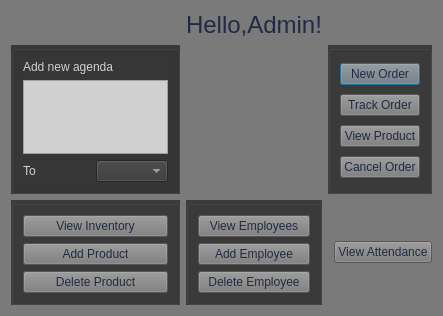
<?xml version="1.0" encoding="UTF-8"?>
<ui version="4.0">
 <class>AdminDash</class>
 <widget class="QDialog" name="AdminDash">
  <property name="geometry">
   <rect>
    <x>0</x>
    <y>0</y>
    <width>443</width>
    <height>316</height>
   </rect>
  </property>
  <property name="windowTitle">
   <string>Dialog</string>
  </property>
  <property name="styleSheet">
   <string notr="true">background-color: rgb(122, 122, 122);</string>
  </property>
  <layout class="QGridLayout" name="gridLayout_5">
   <item row="0" column="1">
    <widget class="QLabel" name="label">
     <property name="font">
      <font>
       <pointsize>18</pointsize>
      </font>
     </property>
     <property name="styleSheet">
      <string notr="true">background-color: rgb(122, 122, 122);
color: rgb(32, 42, 68);</string>
     </property>
     <property name="text">
      <string>Hello,Admin!</string>
     </property>
    </widget>
   </item>
   <item row="1" column="0">
    <layout class="QVBoxLayout" name="verticalLayout">
     <item>
      <widget class="QGroupBox" name="groupBox">
       <property name="styleSheet">
        <string notr="true">background-color: rgb(55, 55, 55);</string>
       </property>
       <property name="title">
        <string/>
       </property>
       <layout class="QGridLayout" name="gridLayout">
        <item row="0" column="0" colspan="2">
         <widget class="QLabel" name="label_2">
          <property name="styleSheet">
           <string notr="true">color: rgb(208, 208, 208);</string>
          </property>
          <property name="text">
           <string>Add new agenda</string>
          </property>
         </widget>
        </item>
        <item row="1" column="0" colspan="2">
         <widget class="QTextEdit" name="textEdit">
          <property name="styleSheet">
           <string notr="true">background-color: rgb(208, 208, 208);</string>
          </property>
         </widget>
        </item>
        <item row="2" column="0">
         <widget class="QLabel" name="label_3">
          <property name="styleSheet">
           <string notr="true">color: rgb(208, 208, 208);</string>
          </property>
          <property name="text">
           <string>To</string>
          </property>
         </widget>
        </item>
        <item row="2" column="1">
         <widget class="QComboBox" name="comboBox">
          <property name="styleSheet">
           <string notr="true">color: rgb(208, 208, 208);</string>
          </property>
         </widget>
        </item>
       </layout>
      </widget>
     </item>
    </layout>
   </item>
   <item row="1" column="2">
    <layout class="QGridLayout" name="gridLayout_2">
     <item row="0" column="0">
      <widget class="QGroupBox" name="groupBox_2">
       <property name="styleSheet">
        <string notr="true">background-color: rgb(59, 59, 59);</string>
       </property>
       <property name="title">
        <string/>
       </property>
       <layout class="QVBoxLayout" name="verticalLayout_2">
        <item>
         <widget class="QPushButton" name="pushButton">
          <property name="cursor">
           <cursorShape>PointingHandCursor</cursorShape>
          </property>
          <property name="styleSheet">
           <string notr="true">color: rgb(32, 42, 68);
background-color: rgb(122, 122, 122);</string>
          </property>
          <property name="text">
           <string>New Order</string>
          </property>
         </widget>
        </item>
        <item>
         <widget class="QPushButton" name="pushButton_2">
          <property name="cursor">
           <cursorShape>PointingHandCursor</cursorShape>
          </property>
          <property name="styleSheet">
           <string notr="true">background-color: rgb(122, 122, 122);
color: rgb(32, 42, 68);</string>
          </property>
          <property name="text">
           <string>Track Order</string>
          </property>
         </widget>
        </item>
        <item>
         <widget class="QPushButton" name="pushButton_3">
          <property name="cursor">
           <cursorShape>PointingHandCursor</cursorShape>
          </property>
          <property name="styleSheet">
           <string notr="true">background-color: rgb(122, 122, 122);
color: rgb(32, 42, 68);</string>
          </property>
          <property name="text">
           <string>View Product</string>
          </property>
         </widget>
        </item>
        <item>
         <widget class="QPushButton" name="pushButton_4">
          <property name="cursor">
           <cursorShape>PointingHandCursor</cursorShape>
          </property>
          <property name="styleSheet">
           <string notr="true">background-color: rgb(122, 122, 122);
color: rgb(32, 42, 68);</string>
          </property>
          <property name="text">
           <string>Cancel Order</string>
          </property>
         </widget>
        </item>
       </layout>
      </widget>
     </item>
    </layout>
   </item>
   <item row="2" column="0">
    <widget class="QGroupBox" name="groupBox_3">
     <property name="styleSheet">
      <string notr="true">background-color: rgb(59, 59, 59);</string>
     </property>
     <property name="title">
      <string/>
     </property>
     <layout class="QGridLayout" name="gridLayout_3">
      <item row="0" column="0">
       <layout class="QVBoxLayout" name="verticalLayout_4">
        <item>
         <widget class="QPushButton" name="pushButton_6">
          <property name="cursor">
           <cursorShape>PointingHandCursor</cursorShape>
          </property>
          <property name="styleSheet">
           <string notr="true">color: rgb(32, 42, 68);
background-color: rgb(122, 122, 122);</string>
          </property>
          <property name="text">
           <string>View Inventory</string>
          </property>
         </widget>
        </item>
        <item>
         <widget class="QPushButton" name="pushButton_8">
          <property name="cursor">
           <cursorShape>PointingHandCursor</cursorShape>
          </property>
          <property name="styleSheet">
           <string notr="true">background-color: rgb(122, 122, 122);
color: rgb(32, 42, 68);</string>
          </property>
          <property name="text">
           <string>Add Product</string>
          </property>
         </widget>
        </item>
        <item>
         <widget class="QPushButton" name="pushButton_7">
          <property name="cursor">
           <cursorShape>PointingHandCursor</cursorShape>
          </property>
          <property name="styleSheet">
           <string notr="true">background-color: rgb(122, 122, 122);
color: rgb(32, 42, 68);</string>
          </property>
          <property name="text">
           <string>Delete Product</string>
          </property>
         </widget>
        </item>
       </layout>
      </item>
     </layout>
    </widget>
   </item>
   <item row="2" column="1">
    <widget class="QGroupBox" name="groupBox_4">
     <property name="styleSheet">
      <string notr="true">background-color: rgb(59, 59, 59);</string>
     </property>
     <property name="title">
      <string/>
     </property>
     <layout class="QGridLayout" name="gridLayout_4">
      <item row="0" column="0">
       <layout class="QVBoxLayout" name="verticalLayout_5">
        <item>
         <widget class="QPushButton" name="pushButton_11">
          <property name="cursor">
           <cursorShape>PointingHandCursor</cursorShape>
          </property>
          <property name="styleSheet">
           <string notr="true">color: rgb(32, 42, 68);
background-color: rgb(122, 122, 122);</string>
          </property>
          <property name="text">
           <string>View Employees</string>
          </property>
         </widget>
        </item>
        <item>
         <widget class="QPushButton" name="pushButton_9">
          <property name="cursor">
           <cursorShape>PointingHandCursor</cursorShape>
          </property>
          <property name="styleSheet">
           <string notr="true">background-color: rgb(122, 122, 122);
color: rgb(32, 42, 68);</string>
          </property>
          <property name="text">
           <string>Add Employee</string>
          </property>
         </widget>
        </item>
        <item>
         <widget class="QPushButton" name="pushButton_10">
          <property name="cursor">
           <cursorShape>PointingHandCursor</cursorShape>
          </property>
          <property name="styleSheet">
           <string notr="true">background-color: rgb(122, 122, 122);
color: rgb(32, 42, 68);</string>
          </property>
          <property name="text">
           <string>Delete Employee</string>
          </property>
         </widget>
        </item>
       </layout>
      </item>
     </layout>
    </widget>
   </item>
   <item row="2" column="2">
    <layout class="QHBoxLayout" name="horizontalLayout_3">
     <item>
      <spacer name="horizontalSpacer">
       <property name="orientation">
        <enum>Qt::Horizontal</enum>
       </property>
       <property name="sizeHint" stdset="0">
        <size>
         <width>40</width>
         <height>20</height>
        </size>
       </property>
      </spacer>
     </item>
     <item>
      <widget class="QPushButton" name="pushButton_12">
       <property name="cursor">
        <cursorShape>PointingHandCursor</cursorShape>
       </property>
       <property name="styleSheet">
        <string notr="true">color: rgb(32, 42, 68);
background-color: rgb(122, 122, 122);</string>
       </property>
       <property name="text">
        <string>View Attendance</string>
       </property>
      </widget>
     </item>
    </layout>
   </item>
  </layout>
 </widget>
 <resources/>
 <connections/>
</ui>
